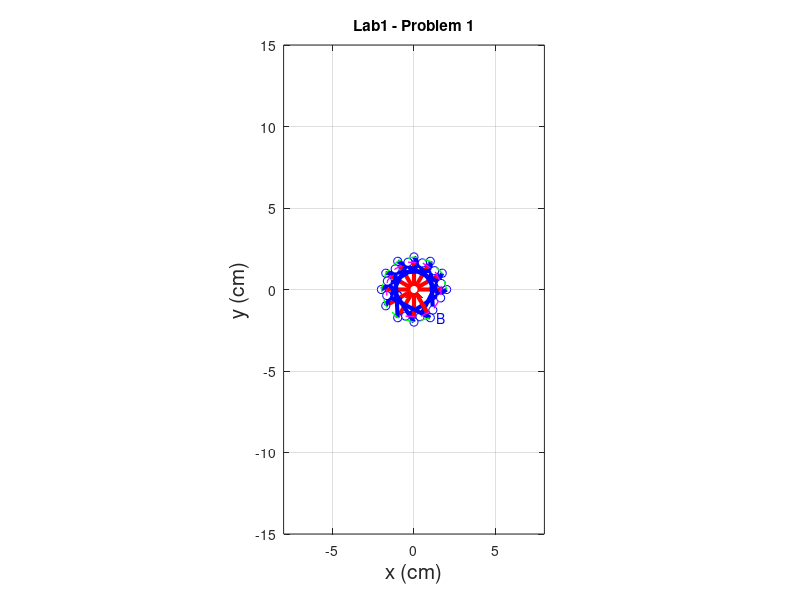

Write MATLAB code to recreate this figure.
%%% MIE301 Lab 1
%%
close all; % closes all figures
clear all; % clears all variables from memory
clc;       % clears all calculations from the Matlab workspace

% Plot Parameters: these will be used to set the axis limits on the figure
% using axis()
xmin= -8;  % leftmost window edge
xmax= 8;   % rightmost window edge
ymin= -15; % bottom window edge
ymax= 15;  % top window edge

%% Define the link and motion Parameters
stepsize = 30 *pi/180;                          % number of configuration steps to calculate along mechanism rotation
max_rotation_theta2 = 300 *pi/180;              % rotation limit of theta2, radians
theta2 = 0 : stepsize : max_rotation_theta2;    % link 2 rotation into 'increments' number of angles
phi = 33 * pi/180;          % Fixed angle in link 2 in radians. This should be the last 2 digits of my student number.
length2 = 2;                                    % link #2 length
myVec1 = [];
myVec2 = [];


%% set up figure
figure(1);                         %create new figure
set(1,'WindowStyle','Docked')      %dock the figure

%% calculate mechanism motion and plot it
for i=1:length(theta2)                            % step through motion of the mechanism
       
    %%I comment out the hold off command in order to plot the instances of
    %%motion from each mechanism. I wrote a code file for each mechanism that I had to animate.
    %%I made the figures for problem two by just commenting out the hold off command.
    %%This code animates the motion for mechanism 2. 
    
    %%
    
    %hold off;                                     % erase the previously plotted data each cycle
    Ax(i) = 0;                                    % pivot point of link 2 position
    Ay(i) = 0;                                    % pivot point of link 2 position
    Bx(i) = length2*cos( theta2(i) );             % point B position
    By(i) = length2*sin( theta2(i) );             % point B position
    plot( [Ax(i) Bx(i)], [Ay(i), By(i)],'Color','r','LineWidth',3 ); %draw the link from A to B for the current configuration
    
    %Save link AB graph
    hold on;
    
    
    
    basePivotSize = .5;                                 %size of drawn base pivot
   
    plot([0,basePivotSize],[0,-basePivotSize],'r');     %draw base pivot
    plot([0,-basePivotSize],[0,-basePivotSize],'r');    %draw base pivot
    plot(0,0,'ro','MarkerFaceColor','w');               %draw a small circle at the base pivot point
    plot(Bx(i), By(i), 'bo','MarkerFaceColor','w');     %draw a small circle at B    
    
    hold on;                            % draw on top of the current figure
    xlabel('x (cm)', 'fontsize', 15);   % axis label
    ylabel('y (cm)', 'fontsize', 15);   % axil label 
    grid on;                            % add a grid to the figure
    axis equal;                         % make sure the figure is not stretched
    title('Lab1 - Problem 1');          % add a title to the figure
    axis( [xmin xmax ymin ymax] );      % set figure axis limits
    
    %% add new code here:   
    
    %%Configuration Plot Mek A
    %Define variables
    magnitude_BC = 3;
    magnitude_BA = 2;
    phi = 33*pi/180;
    
    %Finding components of vector BC using coordinates for vector AB
    BCx = (magnitude_BC/magnitude_BA)*(-cos(phi)*(Bx(i))+sin(phi)*(By(i)));
    BCy = (magnitude_BC/magnitude_BA)*(-sin(phi)*(Bx(i))-cos(phi)*By(i));
    
    %Finding C coordinates by adding vector BC to vector AB
    Cx = Bx(i)+BCx;
    Cy = By(i)+BCy;
    
    myVec1 = [myVec1,Cx];
    myVec2 = [myVec2,Cy];
    
    %Plotting Link BC
    plot([Bx(i),Cx],[By(i),Cy],"b-","LineWidth",3);
    
    %Points
    plot(Cx,Cy,"bo","MarkerFaceColor","w");             %small circle C
    %text(Cx +0.4, Cy, 'C','color','b');                      %label point C
    %Save link graph
    hold on;   
    
    
    
    %%
    pause(0.1);                       % wait to proceed to next configuration, in seconds
    
end
%labels
text(Cx +0.4, Cy, 'C','color','b');
text(Bx(i)+0.4, By(i), 'B','color','b'); 

plot(Bx(:),By(:),'--g','linewidth',1);  % draw a trace of the path of point B
plot(myVec1(:),myVec2(:),'--m','linewidth',1);

%%





